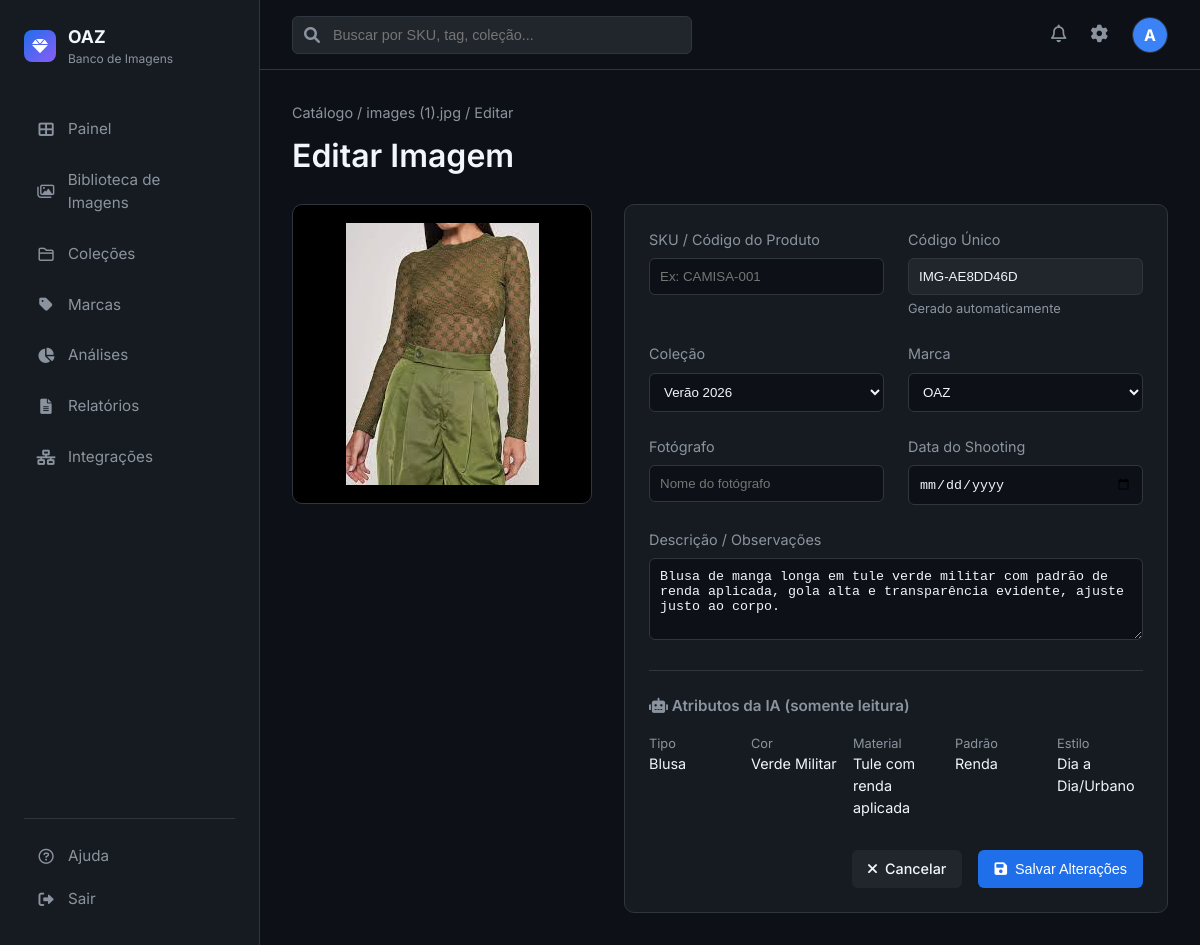
Page /image/4/edit (signed in) on the earlier database version.
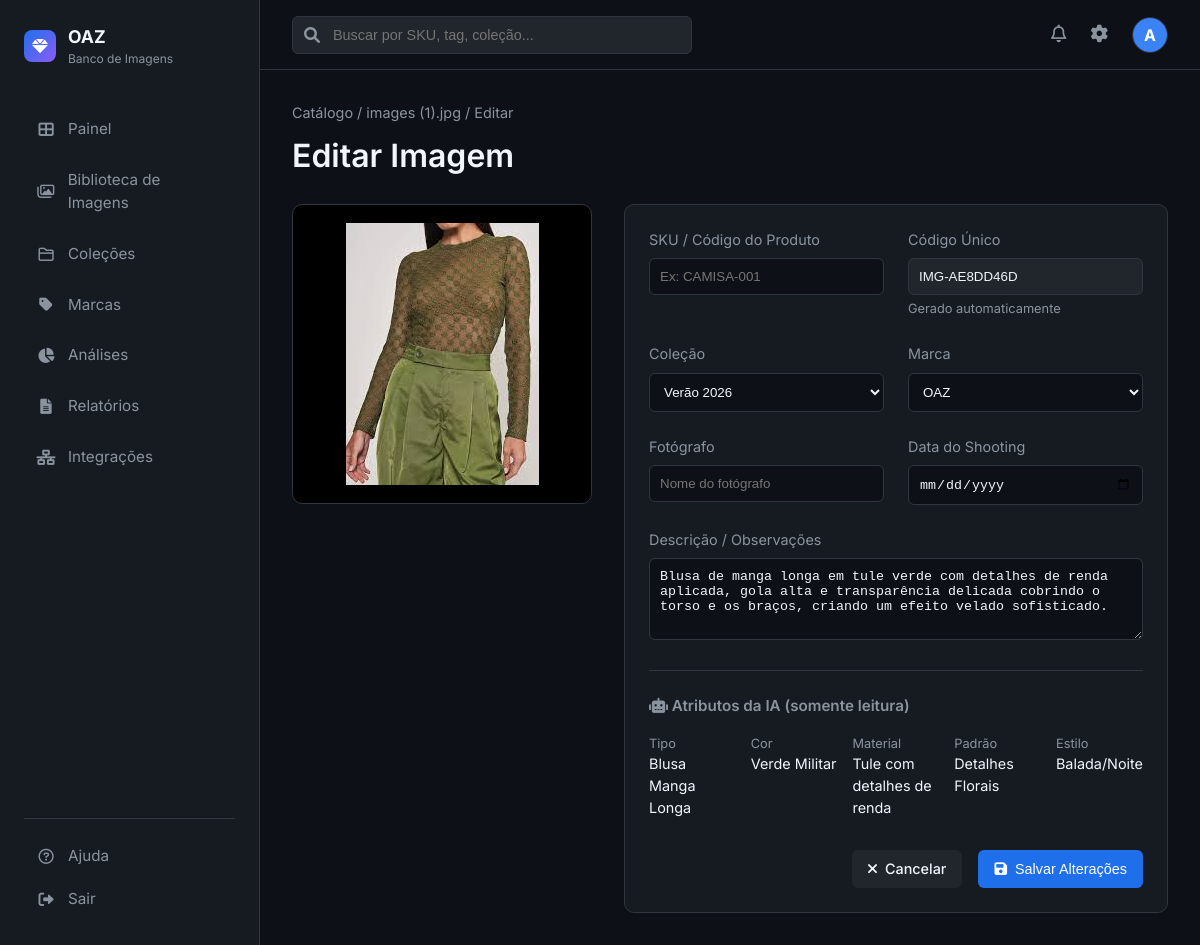
Same page on the later database version.
### app.py (models this page shows)
class Image(db.Model):
    id = db.Column(db.Integer, primary_key=True)
    filename = db.Column(db.String(255), nullable=False)
    original_name = db.Column(db.String(255), nullable=False)
    description = db.Column(db.Text)
    sku = db.Column(db.String(50))
    brand_id = db.Column(db.Integer, db.ForeignKey('brand.id'))
    status = db.Column(db.String(20), default='Pendente')
    upload_date = db.Column(db.DateTime, default=datetime.utcnow)
    shooting_date = db.Column(db.Date)
    photographer = db.Column(db.String(100))
    unique_code = db.Column(db.String(50), unique=True)
    collection_id = db.Column(db.Integer, db.ForeignKey('collection.id'))
    uploader_id = db.Column(db.Integer, db.ForeignKey('user.id'))
    tags = db.Column(db.Text)
    ai_item_type = db.Column(db.String(100))
    ai_color = db.Column(db.String(50))
    ai_material = db.Column(db.String(100))
    ai_pattern = db.Column(db.String(50))
    ai_style = db.Column(db.String(50))
    items = db.relationship('ImageItem', backref='image', lazy=True, cascade='all, delete-orphan')

class Collection(db.Model):
    id = db.Column(db.Integer, primary_key=True)
    name = db.Column(db.String(100), nullable=False)
    description = db.Column(db.Text)
    season = db.Column(db.String(50))
    year = db.Column(db.Integer)
    created_at = db.Column(db.DateTime, default=datetime.utcnow)
    images = db.relationship('Image', backref='collection', lazy=True)

class Brand(db.Model):
    id = db.Column(db.Integer, primary_key=True)
    name = db.Column(db.String(100), nullable=False, unique=True)
    description = db.Column(db.Text)
    created_at = db.Column(db.DateTime, default=datetime.utcnow)
    images = db.relationship('Image', backref='brand_ref', lazy=True)

### app.py (the view, shortened to what this page needs)
@app.route('/image/<int:id>/edit', methods=['GET', 'POST'])
@login_required
def edit_image(id):
    image = Image.query.get_or_404(id)
    collections = Collection.query.order_by(Collection.name).all()
    brands = Brand.query.order_by(Brand.name).all()
    return render_template('images/edit.html', image=image, collections=collections, brands=brands)

### app.py (called while the page is built)
@login_manager.user_loader
def load_user(user_id):
    return User.query.get(int(user_id))

### templates/images/edit.html (shortened to what the changed rows need)
{% extends "base.html" %}
{% block content %}
<div style="margin-bottom: 1.5rem;">
    <div style="font-size: 0.9rem; color: var(--text-secondary); margin-bottom: 0.5rem;">
        <a href="{{ url_for('catalog') }}" style="color: var(--text-secondary); text-decoration: none;">Catálogo</a> /
        <a href="{{ url_for('image_detail', id=image.id) }}" style="color: var(--text-secondary); text-decoration: none;">{{ image.original_name }}</a> /
        Editar
    </div>
    <h1>Editar Imagem</h1>
</div>
<div style="display: grid; grid-template-columns: 300px 1fr; gap: 2rem;">
    <div class="stat-card" style="padding: 0; overflow: hidden; display: flex; align-items: center; justify-content: center; background: black; height: 300px;">
        <img src="{{ url_for('static', filename='uploads/' + image.filename) }}" style="max-width: 100%; max-height: 100%; object-fit: contain;">
    </div>
    <div class="stat-card">
        <form action="{{ url_for('edit_image', id=image.id) }}" method="POST">
            <div style="display: grid; grid-template-columns: 1fr 1fr; gap: 1.5rem;">
                <div>
                    <label class="form-label">Código Único</label>
                    <input type="text" class="form-control" value="{{ image.unique_code or '-' }}" disabled style="background: var(--bg-tertiary); cursor: not-allowed;">
                    <small style="color: var(--text-secondary); font-size: 0.8rem;">Gerado automaticamente</small>
                </div>
                <div>
                    <label class="form-label">Coleção</label>
                    <select name="collection_id" class="form-control">
                        {% for collection in collections %}
                        <option value="{{ collection.id }}" {% if image.collection_id == collection.id %}selected{% endif %}>
                            {{ collection.name }}
                        </option>
                        {% endfor %}
                    </select>
                </div>
                <div>
                    <label class="form-label">Marca</label>
                    <select name="brand_id" class="form-control">
                        {% for brand in brands %}
                        <option value="{{ brand.id }}" {% if image.brand_id == brand.id %}selected{% endif %}>
                            {{ brand.name }}
                        </option>
                        {% endfor %}
                    </select>
                </div>
            </div>
            <div style="margin-top: 1.5rem;">
                <label class="form-label">Descrição / Observações</label>
                <textarea name="description" class="form-control" rows="4" placeholder="Descrição detalhada do produto ou observações...">{{ image.description or '' }}</textarea>
            </div>
            <div style="margin-top: 1.5rem; padding-top: 1.5rem; border-top: 1px solid var(--border-color);">
                <div style="display: grid; grid-template-columns: repeat(5, 1fr); gap: 1rem; font-size: 0.9rem;">
                    <div>
                        <span style="color: var(--text-secondary); display: block; font-size: 0.8rem;">Tipo</span>
                        <span>{{ image.ai_item_type or '-' }}</span>
                    </div>
                    <div>
                        <span style="color: var(--text-secondary); display: block; font-size: 0.8rem;">Cor</span>
                        <span>{{ image.ai_color or '-' }}</span>
                    </div>
                    <div>
                        <span style="color: var(--text-secondary); display: block; font-size: 0.8rem;">Material</span>
                        <span>{{ image.ai_material or '-' }}</span>
                    </div>
                    <div>
                        <span style="color: var(--text-secondary); display: block; font-size: 0.8rem;">Padrão</span>
                        <span>{{ image.ai_pattern or '-' }}</span>
                    </div>
                    <div>
                        <span style="color: var(--text-secondary); display: block; font-size: 0.8rem;">Estilo</span>
                        <span>{{ image.ai_style or '-' }}</span>
                    </div>
                </div>
            </div>
        </form>
    </div>
</div>
{% endblock %}

Differences in the rows shown:
changed Image "images (1).jpg": description "Blusa de manga longa em tule verde militar com padrão de renda aplicada, gola alta e transparência evidente, ajuste justo ao corpo." → "…longa em tule verde com detalhes de renda aplicada, gola alta e transparência delicada cobrindo o torso e os braços, criando um efeito velado sofisticado."; ai_item_type "Blusa" → "Blusa Manga Longa"; ai_material "Tule com renda aplicada" → "Tule com detalhes de renda"; ai_pattern "Renda" → "Detalhes Florais"; ai_style "Dia a Dia/Urbano" → "Balada/Noite"
